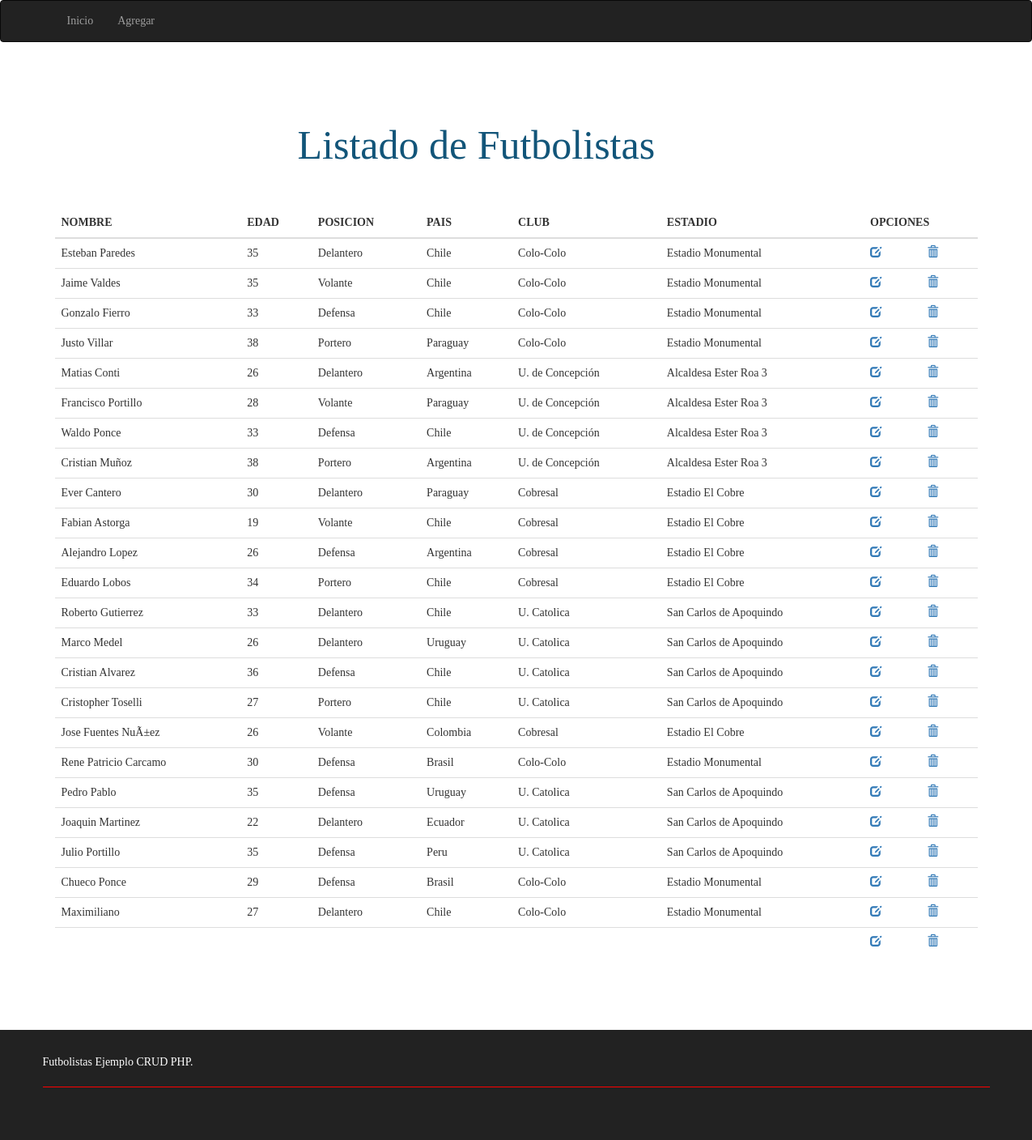
The page / on the database its author committed.
### tables this page shows
CREATE TABLE `futbolista` (
  `id` int(11) NOT NULL,
  `nombre` varchar(150) NOT NULL,
  `edad` int(11) NOT NULL,
  `id_posicion` int(11) NOT NULL,
  `id_pais` int(11) NOT NULL,
  `id_club` int(11) NOT NULL
);

CREATE TABLE `posicion` (
  `id` int(11) NOT NULL,
  `nombre` varchar(100) NOT NULL
);

CREATE TABLE `pais` (
  `id` int(11) NOT NULL,
  `nombre` varchar(100) NOT NULL
);

CREATE TABLE `club` (
  `id` int(11) NOT NULL,
  `nombre` varchar(100) NOT NULL,
  `estadio` varchar(100) NOT NULL
);

### controller/ctrFutbolista.php (called while the page is built, shortened)
<?php
include_once("model/clsFutbolista.php");
class ctrFutbolista
{
	private $Futbolista;
	public function __construct()
	{
		$this->Futbolista = new clsFutbolista();
	}
	public function Index()
	{
		return $this->Futbolista->Listar();
	}
}
?>

### DB/DbAbstractModel_MYSQL.php (called while the page is built, shortened)
<?php
  abstract class DBAbstractModel {
     private static $db_host = 'localhost';
     private static $db_user = 'root';
     private static $db_pass = '';
     protected $db_name = 'Futbolistas';
     protected $query;
     private $rows = array();
     private $conn;
    private function open_connection() {
       $this->conn = new mysqli(self::$db_host, self::$db_user,
       self::$db_pass, $this->db_name);
       $this->conn->set_charset("utf8");
    }
    protected function get_results_from_query() {
       $result = $this->conn->query($this->query);
       while ($this->rows[] = $result->fetch_assoc());
       return $this->rows;
    }
  }
?>

### model/clsFutbolista.php (called while the page is built, shortened)
<?php
include_once("DB/DbAbstractModel_MYSQL.php");
class clsFutbolista extends DBAbstractModel
{
	public function Listar()
	{
		$this->query = "SELECT f.id, f.nombre as nombre, f.edad as edad, p.nombre as posicion, pa.nombre as pais, c.nombre as club, c.estadio as estadio
				FROM futbolista f INNER JOIN posicion p ON f.id_posicion = p.id INNER JOIN pais pa ON f.id_pais = pa.id INNER JOIN club c ON f.id_club = c.id";
		return $this->get_results_from_query();
	}
}
?>

### view/inicio.php (the view)
<?php
	$controlador = new ctrFutbolista();
	$resultado = $controlador->Index();
?>
<h1 class="col-sm-10 col-md-offset-3 h1agregar">Listado de Futbolistas</h1>
<div>
	<table class="table table-hover">
		<thead>
			<th>NOMBRE</th>
			<th>EDAD</th>
			<th>POSICION</th>
			<th>PAIS</th>
			<th>CLUB</th>
			<th>ESTADIO</th>
			<th COLSPAN="2">OPCIONES</th>
		</thead>
		<tbody>
			<?php foreach ($resultado as $row) {
			?>
			<tr>
				<td><?php echo $row['nombre']; ?></td>
				<td><?php echo $row['edad']; ?></td>
				<td><?php echo $row['posicion']; ?></td>
				<td><?php echo $row['pais']; ?></td>
				<td><?php echo $row['club']; ?></td>
				<td><?php echo $row['estadio']; ?></td>
				<td>
					<a href="?cargar=Editar&id=<?php echo $row['id']; ?>"><span class="glyphicon glyphicon-edit"></span></a>
				</td>
				<td>
					<a href="?cargar=Eliminar&id=<?php echo $row['id']; ?>"><span class="glyphicon glyphicon-trash"></span></a>
				</td>
			</tr>
			<?php
				}
			?>
		</tbody>
	</table>
</div>

### index.php (shortened to what this page needs)
<?php
include_once("controller/Enrutador.php");
include_once("controller/ctrFutbolista.php");
?>
<!DOCTYPE html>
<html lang="es">
<head>
	<link href="css/bootstrap.min.css" rel="stylesheet">
	<link rel="stylesheet" type="text/css" href="css/base.css">
</head>
<body>
	<nav class="navbar navbar-inverse ">
		<div class="container">
		    <ul class="nav navbar-nav">
				<li><a href="?cargar=inicio">Inicio</a></li>
				<li><a href="?cargar=Agregar">Agregar</a></li>
			</ul>
		</div>
	</nav>
	<br>
	<div class="container">
		<?php
			$enrutador = new Enrutador();
			if ($enrutador->ValidarVista($_GET['cargar']))
			{
				$enrutador->CargarVista($_GET['cargar']);
			}
		?>
	</div>
	<br><br>
	<footer class="footer1">
		<div class="container">
			<div class="row">
				<p>Futbolistas Ejemplo CRUD PHP.</p>
			</div>
			<div class="div-footer row">
			</div>
		</div>
	</footer>
</body>
</html>

### controller/Enrutador.php (shortened to what this page needs)
<?php
class Enrutador
{
	public function ValidarVista($variable)
	{
		if (empty($variable))
		{
			include_once("view/inicio.php");
		}
		else
		{
			return true;
		}
	}
}
?>

### css/base.css (style rules this page uses)
body { font-family: Verdana; margin: 0; padding: 0; }
nav { background-color: #222222; }
.h1agregar { color: #125579; font-family: Verdana; margin-top: 60px; margin-bottom: 50px; font-size: 50px; }
.footer1 { background-color: #222222; color: white; margin-top: 30px; padding-top: 30px; }
.div-footer { margin-top: 10px; padding-top: 65px; border-top: 1px solid red; }

### rows shown on the page
futbolista: nombre "Esteban Paredes", edad "35", id_posicion.nombre "Delantero", id_pais.nombre "Chile", id_club.nombre "Colo-Colo", id_club.estadio "Estadio Monumental"
futbolista: nombre "Jaime Valdes", edad "35", id_posicion.nombre "Volante", id_pais.nombre "Chile", id_club.nombre "Colo-Colo", id_club.estadio "Estadio Monumental"
futbolista: nombre "Gonzalo Fierro", edad "33", id_posicion.nombre "Defensa", id_pais.nombre "Chile", id_club.nombre "Colo-Colo", id_club.estadio "Estadio Monumental"
futbolista: nombre "Justo Villar", edad "38", id_posicion.nombre "Portero", id_pais.nombre "Paraguay", id_club.nombre "Colo-Colo", id_club.estadio "Estadio Monumental"
futbolista: nombre "Matias Conti", edad "26", id_posicion.nombre "Delantero", id_pais.nombre "Argentina", id_club.nombre "U. de Concepción", id_club.estadio "Alcaldesa Ester Roa 3"
futbolista: nombre "Francisco Portillo", edad "28", id_posicion.nombre "Volante", id_pais.nombre "Paraguay", id_club.nombre "U. de Concepción", id_club.estadio "Alcaldesa Ester Roa 3"
futbolista: nombre "Waldo Ponce", edad "33", id_posicion.nombre "Defensa", id_pais.nombre "Chile", id_club.nombre "U. de Concepción", id_club.estadio "Alcaldesa Ester Roa 3"
futbolista: nombre "Cristian Muñoz", edad "38", id_posicion.nombre "Portero", id_pais.nombre "Argentina", id_club.nombre "U. de Concepción", id_club.estadio "Alcaldesa Ester Roa 3"
futbolista: nombre "Ever Cantero", edad "30", id_posicion.nombre "Delantero", id_pais.nombre "Paraguay", id_club.nombre "Cobresal", id_club.estadio "Estadio El Cobre"
futbolista: nombre "Fabian Astorga", edad "19", id_posicion.nombre "Volante", id_pais.nombre "Chile", id_club.nombre "Cobresal", id_club.estadio "Estadio El Cobre"
futbolista: nombre "Alejandro Lopez", edad "26", id_posicion.nombre "Defensa", id_pais.nombre "Argentina", id_club.nombre "Cobresal", id_club.estadio "Estadio El Cobre"
futbolista: nombre "Eduardo Lobos", edad "34", id_posicion.nombre "Portero", id_pais.nombre "Chile", id_club.nombre "Cobresal", id_club.estadio "Estadio El Cobre"
futbolista: nombre "Roberto Gutierrez", edad "33", id_posicion.nombre "Delantero", id_pais.nombre "Chile", id_club.nombre "U. Catolica", id_club.estadio "San Carlos de Apoquindo"
futbolista: nombre "Marco Medel", edad "26", id_posicion.nombre "Delantero", id_pais.nombre "Uruguay", id_club.nombre "U. Catolica", id_club.estadio "San Carlos de Apoquindo"
futbolista: nombre "Cristian Alvarez", edad "36", id_posicion.nombre "Defensa", id_pais.nombre "Chile", id_club.nombre "U. Catolica", id_club.estadio "San Carlos de Apoquindo"
futbolista: nombre "Cristopher Toselli", edad "27", id_posicion.nombre "Portero", id_pais.nombre "Chile", id_club.nombre "U. Catolica", id_club.estadio "San Carlos de Apoquindo"
futbolista: nombre "Jose Fuentes NuÃ±ez", edad "26", id_posicion.nombre "Volante", id_pais.nombre "Colombia", id_club.nombre "Cobresal", id_club.estadio "Estadio El Cobre"
futbolista: nombre "Rene Patricio Carcamo", edad "30", id_posicion.nombre "Defensa", id_pais.nombre "Brasil", id_club.nombre "Colo-Colo", id_club.estadio "Estadio Monumental"
futbolista: nombre "Pedro Pablo", edad "35", id_posicion.nombre "Defensa", id_pais.nombre "Uruguay", id_club.nombre "U. Catolica", id_club.estadio "San Carlos de Apoquindo"
futbolista: nombre "Joaquin Martinez", edad "22", id_posicion.nombre "Delantero", id_pais.nombre "Ecuador", id_club.nombre "U. Catolica", id_club.estadio "San Carlos de Apoquindo"
futbolista: nombre "Julio Portillo", edad "35", id_posicion.nombre "Defensa", id_pais.nombre "Peru", id_club.nombre "U. Catolica", id_club.estadio "San Carlos de Apoquindo"
futbolista: nombre "Chueco Ponce", edad "29", id_posicion.nombre "Defensa", id_pais.nombre "Brasil", id_club.nombre "Colo-Colo", id_club.estadio "Estadio Monumental"
futbolista: nombre "Maximiliano", edad "27", id_posicion.nombre "Delantero", id_pais.nombre "Chile", id_club.nombre "Colo-Colo", id_club.estadio "Estadio Monumental"
